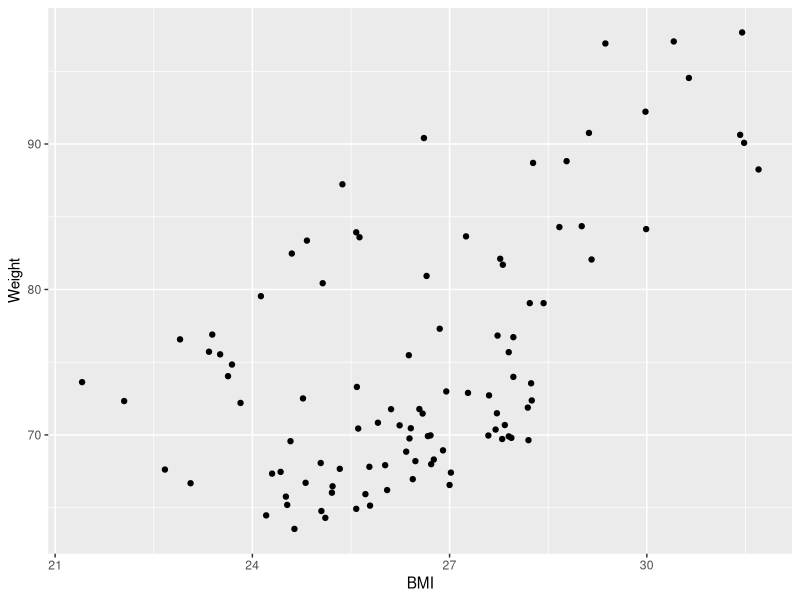
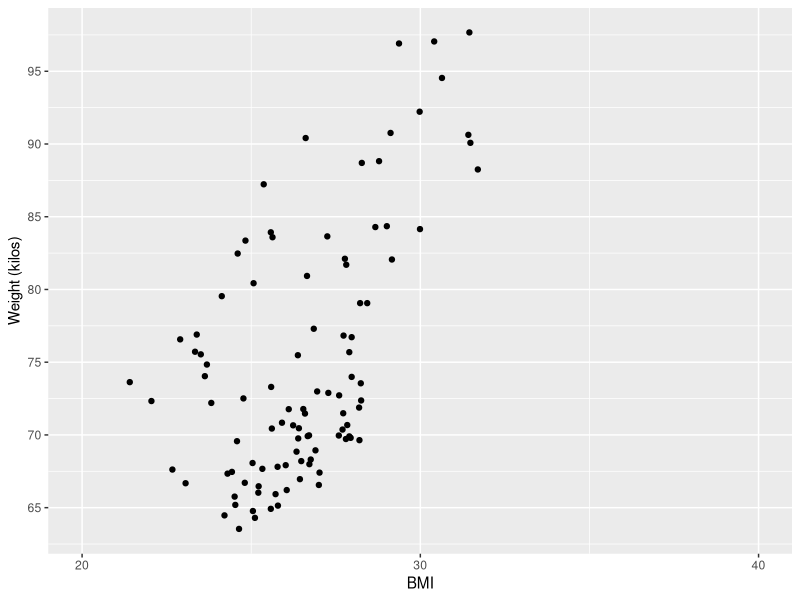
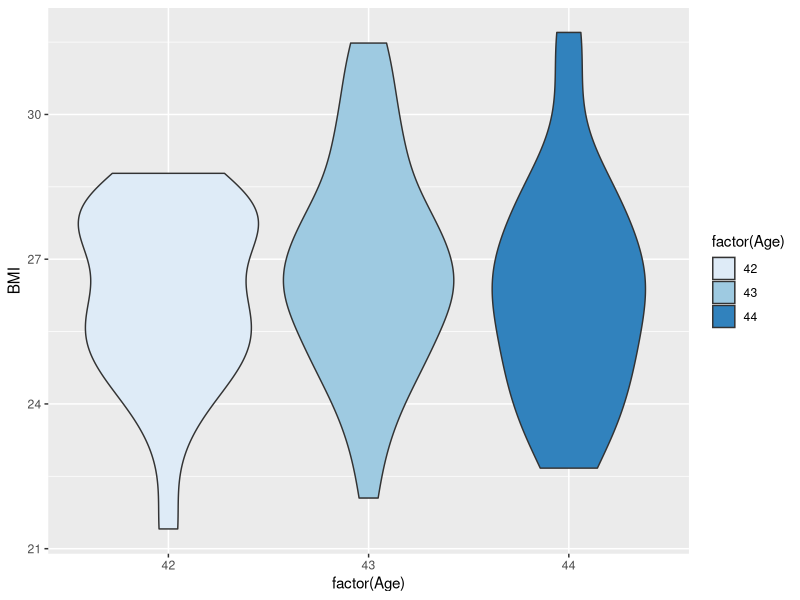
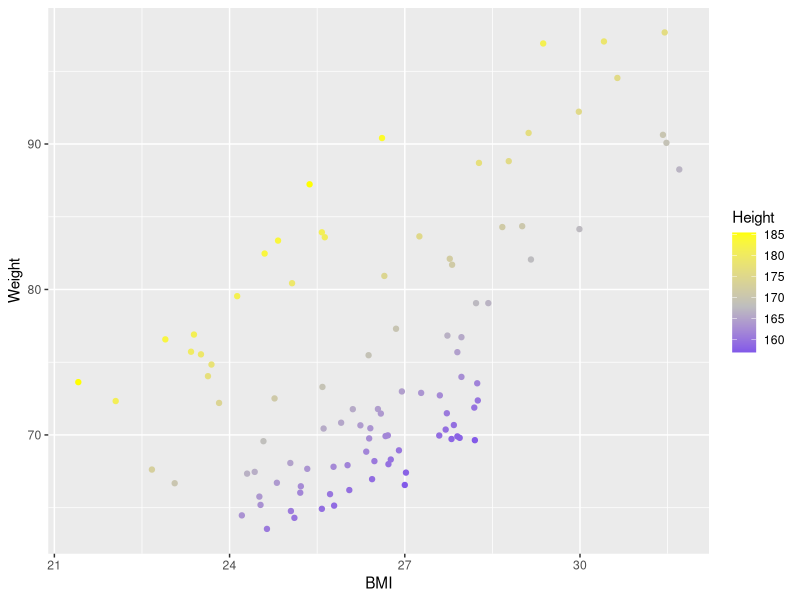
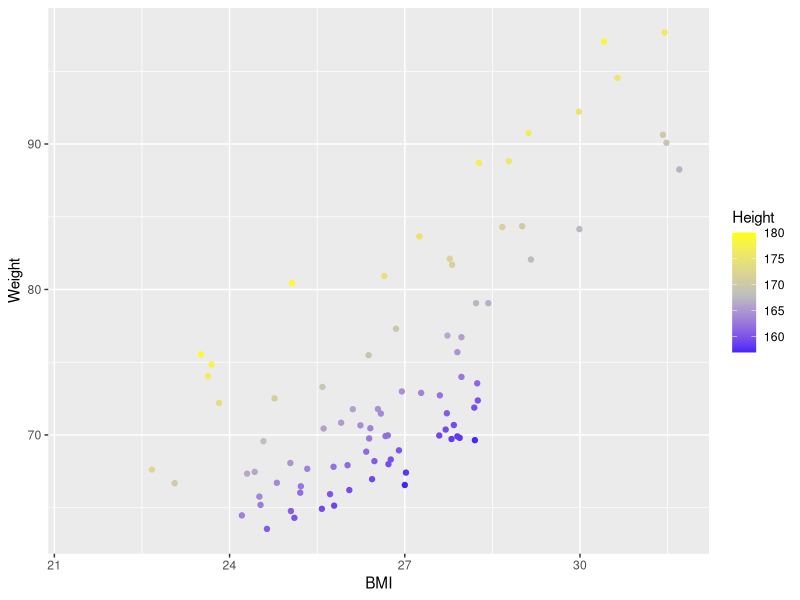
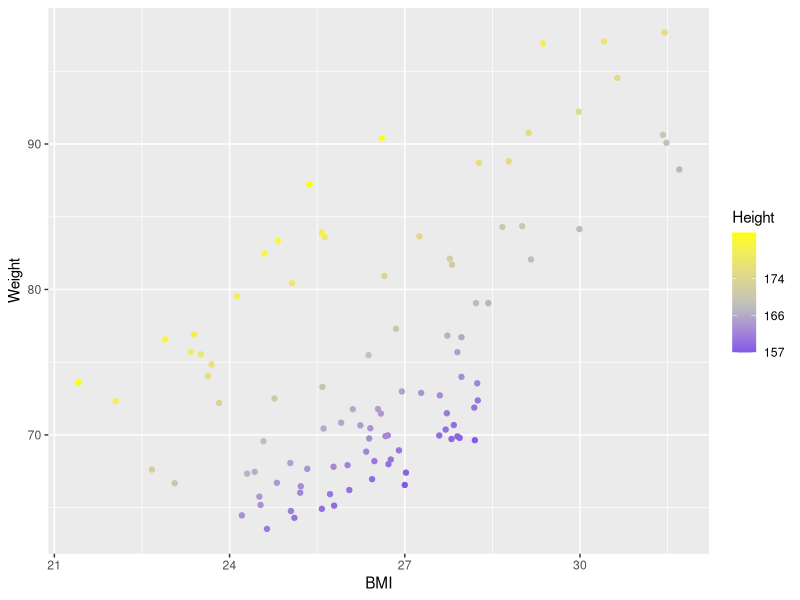
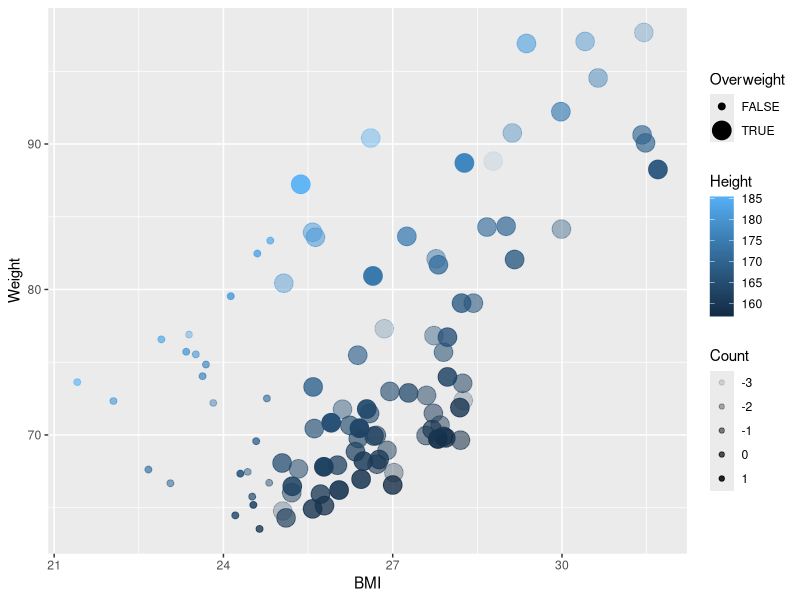
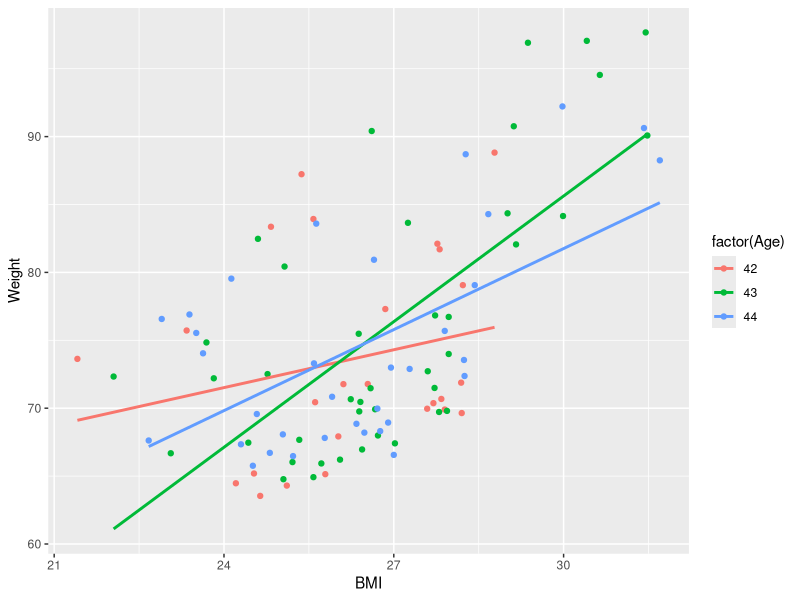

Write the R code that produced these figures, in order.
## ---- chunk 1
knitr::opts_chunk$set(echo = F, eval=TRUE)
## ---- chunk 2
library(ggplot2)

patients_clean <- read.delim("patient-data-cleaned.txt",sep="\t")

plot <- ggplot(data=patients_clean,
               mapping=aes(x=BMI,y=Weight))+geom_point()
plot
## ---- chunk 3
plot <- ggplot(data=patients_clean,
               mapping=aes(x=BMI,y=Weight))+geom_point()
plot+scale_x_continuous(breaks=c(20,30,40),label=c(20,30,40),limits=c(20,40))+
  scale_y_continuous(breaks=seq(60,100,by=5),label=seq(60,100,by=5),
                     name="Weight (kilos)")
## ---- chunk 4
plot <- ggplot(data=patients_clean,
               mapping=aes(x=factor(Age),y=BMI))+geom_violin(aes(fill=factor(Age)))+
               scale_fill_brewer(palette="Blues", na.value="black")
plot
## ---- chunk 5
plot <- ggplot(data=patients_clean,
               mapping=aes(x=BMI,y=Weight,colour=Height))+geom_point()+
  scale_colour_gradient2(low="blue",high="yellow",mid="grey",midpoint=mean(patients_clean$Height))
plot
## ---- chunk 6

plot <- ggplot(data=patients_clean,
               mapping=aes(x=BMI,y=Weight,colour=Height))+geom_point()+
  scale_colour_gradient2(low="blue",high="yellow",
                         mid="grey",midpoint=mean(patients_clean$Height),
                         limits=c(min(patients_clean$Height),180),
                         na.value=NA)
plot
## ---- chunk 7
plot <- ggplot(data=patients_clean,
               mapping=aes(x=BMI,y=Weight,colour=Height))+geom_point()+
  scale_colour_gradient2(low="blue",high="yellow",
                         mid="grey",midpoint=mean(patients_clean$Height),
                         breaks=c(min(patients_clean$Height),
                                  median(patients_clean$Height),
                                  quantile(patients_clean$Height)[4]),
                         labels=c(signif(min(patients_clean$Height),3),
                                  signif(median(patients_clean$Height),3),
                                  signif(quantile(patients_clean$Height)[4],3)))
plot
## ---- chunk 8
plot <- ggplot(data=patients_clean,
               mapping=aes(x=BMI,y=Weight,colour=Height,alpha=Count,size=Overweight))+geom_point()
plot
## ---- chunk 9

plot <- ggplot(data=patients_clean,
               mapping=aes(x=BMI,y=Weight,colour=factor(Age)))+geom_point()+stat_smooth(method="lm",se=F)

plot
## ---- chunk 10
plot <- ggplot(data=patients_clean,
               mapping=aes(x=BMI,y=Weight,colour=factor(Age)))+geom_point()+stat_smooth(method="lm",se=F)

plot <- plot+theme(legend.title=element_blank(),legend.background=element_rect(fill="white"),legend.key=element_rect(fill="white"),legend.position="bottom")

plot

## ---- chunk 11

plot <- ggplot(data=patients_clean,
               mapping=aes(x=BMI,y=Weight,colour=factor(Age)))+geom_point()+stat_smooth(method="lm",se=F)

plot <- plot+theme(legend.title=element_blank(),legend.background=element_rect(fill="white"),legend.key=element_rect(fill="white"),legend.position="bottom")

plot <- plot+ggtitle("BMI vs Weight")+theme(panel.grid.minor=element_blank())

plot
ggsave(plot,file="BMIvsWeight.png",units = "in",height = 7,width = 7)
